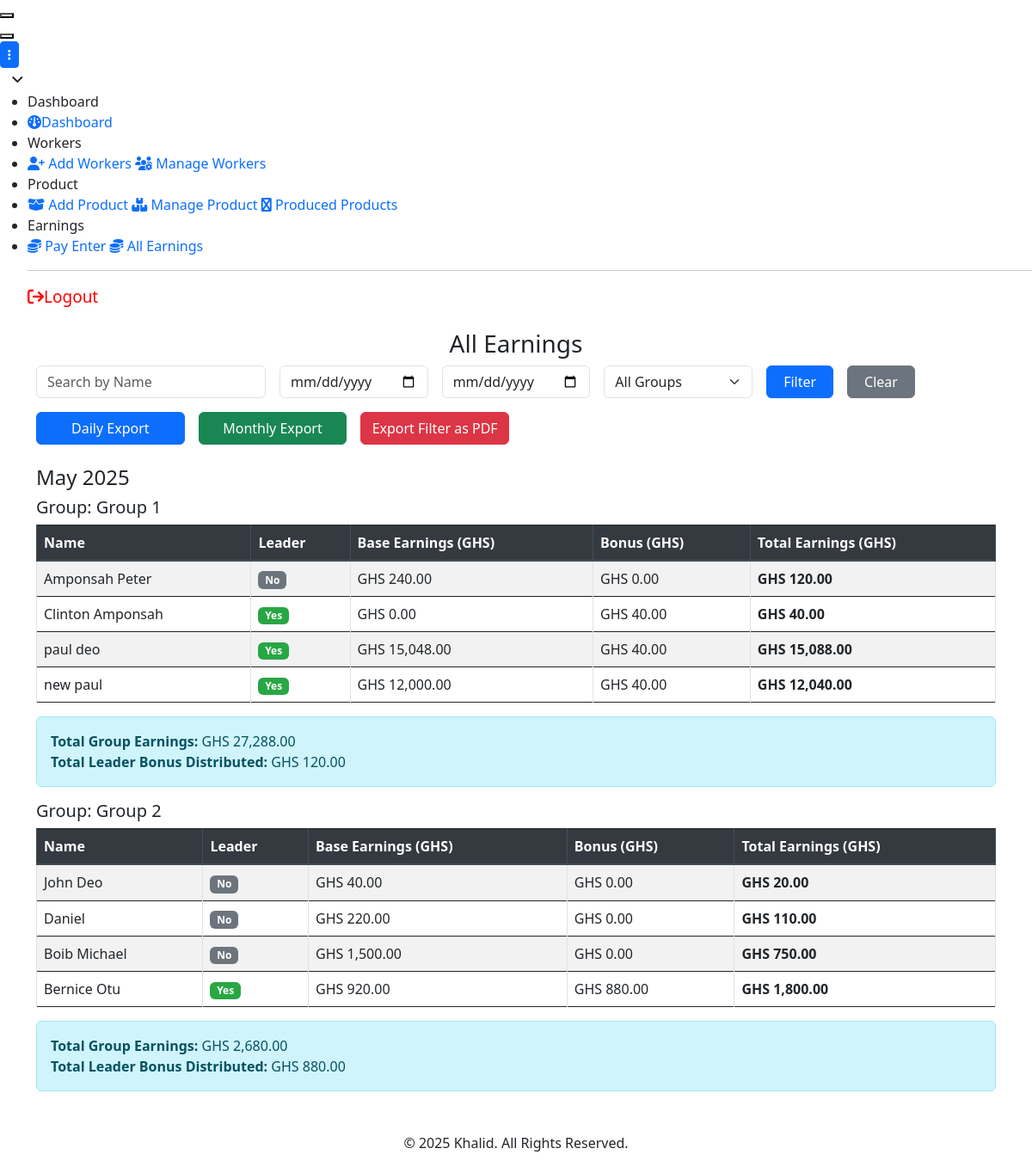
Screenshot of /earning/ (signed in) with the database file from the repository.
### app/models.py (models this page shows, shortened)
class Groups(models.Model):
    name = models.CharField(max_length=100)

class Worker(models.Model):
    name = models.CharField(max_length=60)
    phone = models.CharField(max_length=20)
    email = models.EmailField(blank=True, null=True)
    gh_card = models.CharField("Ghana Card Number", max_length=20)
    profile_picture = models.ImageField(upload_to='profiles/', blank=True, null=True)
    created_at = models.DateTimeField(auto_now_add=True)
    groups = models.ForeignKey(Groups, on_delete=models.CASCADE, related_name='workers')
    is_leader = models.BooleanField(default=False)  # New field for leader status

### app/views.py (the view)
# urls.py: path('earning/', views.all_earnings_view, name='all_earning'),
@login_required
def all_earnings_view(request):
    workers = Worker.objects.all()
    groups = Groups.objects.all()
    start_date = request.GET.get('start_date')
    end_date = request.GET.get('end_date')
    group_id = request.GET.get('group')
    worker_search = request.GET.get('worker')
    export_type = request.GET.get('export')
    productions = DailyProduction.objects.all()
    if start_date:
        productions = productions.filter(date__gte=start_date)
    if end_date:
        productions = productions.filter(date__lte=end_date)
    if group_id:
        productions = productions.filter(worker__groups__id=group_id)
    if worker_search:
        productions = productions.filter(worker__name__icontains=worker_search)
    productions = productions.annotate(
        total_earned=ExpressionWrapper(
            F('quantity') * F('product__unit_price'),
            output_field=DecimalField()
        )
    )
    grouped_output = {}
    for group in groups:
        group_productions = productions.filter(worker__groups=group)
        month_groups = defaultdict(list)
        for production in group_productions:
            month = production.date.replace(day=1)
            month_groups[month].append(production)
        for month, prod_list in month_groups.items():
            if month not in grouped_output:
                grouped_output[month] = {}
            if group.name not in grouped_output[month]:
                grouped_output[month][group.name] = {
                    'workers': [],
                    'total_group_earnings': 0,
                    'leader_bonus': 0
                }
            worker_earnings = {}
            for prod in prod_list:
                amount = float(prod.total_earned)
                wid = prod.worker.id
                if wid in worker_earnings:
                    worker_earnings[wid]['amount'] += amount
                else:
                    worker_earnings[wid] = {
                        'worker': prod.worker,
                        'amount': amount
                    }
            all_workers = group.workers.all()
            final_workers_data = []
            total_non_leader_base = 0
            leaders = []
            for worker in all_workers:
                base_amount = worker_earnings.get(worker.id, {'amount': 0})['amount']
                if worker.is_leader:
                    leaders.append(worker)
                else:
                    total_non_leader_base += base_amount
            leader_bonus_pool = 0.5 * total_non_leader_base
            bonus_per_leader = leader_bonus_pool / len(leaders) if leaders else 0
            for worker in all_workers:
                base_amount = worker_earnings.get(worker.id, {'amount': 0})['amount']
                if worker.is_leader:
                    final_amount = base_amount + bonus_per_leader
                    bonus = bonus_per_leader
                else:
                    final_amount = base_amount * 0.5
                    bonus = 0
                final_workers_data.append({
                    'worker': worker,
                    'base_amount': base_amount,
                    'final_amount': final_amount,
                    'bonus': bonus
                })
            grouped_output[month][group.name]['workers'] = final_workers_data
            grouped_output[month][group.name]['leader_bonus'] = leader_bonus_pool
            grouped_output[month][group.name]['total_group_earnings'] = sum(w['final_amount'] for w in final_workers_data)
    if export_type == 'pdf':
        return export_pdf(grouped_output)  # Make sure this is implemented to handle grouped_output
    context = {
        'workers': workers,
        'groups': groups,
        'grouped_output': grouped_output,
        'start_date': start_date,
        'end_date': end_date,
        'worker_search': worker_search,
    }
    return render(request, 'prod/earnings.html', context)

### app/templates/prod/earnings.html (shortened to what this page needs)
{% extends 'base.html' %}
{% load humanize %}
{% block content %}
<head>
  <link href="https://cdn.jsdelivr.net/npm/bootstrap@5.3.0/dist/css/bootstrap.min.css" rel="stylesheet">
</head>
<div class="container mt-4">
  <h3 class="text-center">All Earnings</h3>
<form method="get" class="row g-3 mb-4" id="filter-form">
  <div class="col-md-3">
    <input type="text" id="worker-search" name="worker" class="form-control" placeholder="Search by Name" value="{{ request.GET.worker }}">
  </div>
  <div class="col-md-2">
    <input type="date" name="start_date" class="form-control" value="{{ request.GET.start_date }}">
  </div>
  <div class="col-md-2">
    <input type="date" name="end_date" class="form-control" value="{{ request.GET.end_date }}">
  </div>
  <div class="col-md-2">
    <select name="group" class="form-select">
      <option value="">All Groups</option>
    </select>
  </div>
  <div class="col-md-1">
    <button type="submit" class="btn btn-primary w-100">Filter</button>
  </div>
  <div class="col-md-1">
    <button type="button" id="clear-filters" class="btn btn-secondary w-100">Clear</button>
  </div>
  <div class="col-md-2">
    <a href="{% url 'export_daily' %}?{{ request.GET.urlencode }}" class="btn btn-primary w-100">Daily Export</a>
  </div>
  <div class="col-md-2">
    <a href="{% url 'export_monthly' %}?{{ request.GET.urlencode }}" class="btn btn-success w-100">Monthly Export</a>
  </div>
  <div class="col-md-2">
    <a href="?{{ request.GET.urlencode }}&export=pdf" class="btn btn-danger w-100">Export Filter as PDF</a>
  </div>
</form>
  {% if grouped_output %}
    {% for month, group_data in grouped_output.items %}
      <h4 class="mt-4">{{ month|date:"F Y" }}</h4>
      {% for group_name, group_info in group_data.items %}
        <h5>Group: {{ group_name }}</h5>
        <div class="table-responsive">
          <table class="table table-bordered table-hover table-striped">
            <thead class="thead-dark">
              <tr>
                <th>Name</th>
                <th>Leader</th>
                <th>Base Earnings (GHS)</th>
                <th>Bonus (GHS)</th>
                <th>Total Earnings (GHS)</th>
              </tr>
            </thead>
            <tbody>
              {% for worker in group_info.workers %}
                <tr>
                  <td class="worker-name">{{ worker.worker.name }}</td>
                  <td>
                    {% if worker.worker.is_leader %}
                      <span class="badge badge-success">Yes</span>
                    {% else %}
                      <span class="badge badge-secondary">No</span>
                    {% endif %}
                  </td>
                  <td>GHS {{ worker.base_amount|floatformat:2|intcomma }}</td>
                  <td>GHS {{ worker.bonus|floatformat:2|intcomma }}</td>
                  <td><strong>GHS {{ worker.final_amount|floatformat:2|intcomma }}</strong></td>
                </tr>
              {% endfor %}
            </tbody>
          </table>
        </div>
        <div class="alert alert-info">
          <strong>Total Group Earnings:</strong> GHS {{ group_info.total_group_earnings|floatformat:2|intcomma }}<br>
          <strong>Total Leader Bonus Distributed:</strong> GHS {{ group_info.leader_bonus|floatformat:2|intcomma }}
        </div>
      {% endfor %}
    {% endfor %}
  {% else %}
    <div class="alert alert-warning">No data available for the selected filters.</div>
  {% endif %}
</div>
{% endblock %}

### app/templates/base.html (style rules this page uses)
h4 { color: crimson; }
a { text-decoration: none !important; }

### app/templates/prod/earnings.html (style rules this page uses)
.table th:first-child, .table td:first-child { position: sticky; left: 0; z-index: 2; white-space: nowrap; color(srgb red green blue) }
.badge-success { background-color: #28a745; }
.badge-secondary { background-color: #6c757d; }

### rows the page displays
Groups: group_data "Group 1"
Worker: worker.name "Amponsah Peter", shows "No", base_amount "240.00", bonus "0.00", final_amount "120.00"
Worker: worker.name "Clinton Amponsah", is_leader "Yes", base_amount "0.00", bonus "40.00", final_amount "40.00"
Worker: worker.name "paul deo", is_leader "Yes", base_amount "15,048.00", bonus "40.00", final_amount "15,088.00"
Worker: worker.name "new paul", is_leader "Yes", base_amount "12,000.00", bonus "40.00", final_amount "12,040.00"
Groups: group_data "Group 2"
Worker: worker.name "John Deo", shows "No", base_amount "40.00", bonus "0.00", final_amount "20.00"
Worker: worker.name "Daniel", shows "No", base_amount "220.00", bonus "0.00", final_amount "110.00"
Worker: worker.name "Boib Michael", shows "No", base_amount "1,500.00", bonus "0.00", final_amount "750.00"
Worker: worker.name "Bernice Otu", is_leader "Yes", base_amount "920.00", bonus "880.00", final_amount "1,800.00"

### other values shown
{{ month|date:"F Y" }} "May 2025"
{{ group_info.total_group_earnings|floatformat:2|intcomma }} "27,288.00" "2,680.00"
{{ group_info.leader_bonus|floatformat:2|intcomma }} "120.00" "880.00"
